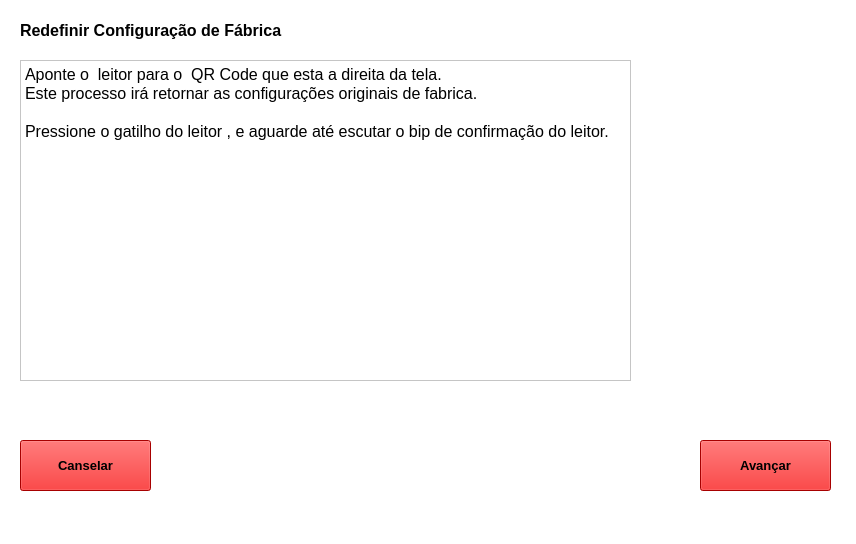
<?xml version="1.0" encoding="UTF-8"?>
<ui version="4.0">
 <class>Leitor</class>
 <widget class="QMainWindow" name="Leitor">
  <property name="geometry">
   <rect>
    <x>0</x>
    <y>0</y>
    <width>856</width>
    <height>544</height>
   </rect>
  </property>
  <property name="windowTitle">
   <string>MainWindow</string>
  </property>
  <property name="styleSheet">
   <string notr="true">background-color: rgb(255, 255, 255);</string>
  </property>
  <widget class="QWidget" name="centralwidget">
   <widget class="QTextBrowser" name="textBrowser">
    <property name="geometry">
     <rect>
      <x>20</x>
      <y>60</y>
      <width>611</width>
      <height>321</height>
     </rect>
    </property>
    <property name="html">
     <string>&lt;!DOCTYPE HTML PUBLIC &quot;-//W3C//DTD HTML 4.0//EN&quot; &quot;http://www.w3.org/TR/REC-html40/strict.dtd&quot;&gt;
&lt;html&gt;&lt;head&gt;&lt;meta name=&quot;qrichtext&quot; content=&quot;1&quot; /&gt;&lt;style type=&quot;text/css&quot;&gt;
p, li { white-space: pre-wrap; }
&lt;/style&gt;&lt;/head&gt;&lt;body style=&quot; font-family:'MS Shell Dlg 2'; font-size:7.8pt; font-weight:400; font-style:normal;&quot;&gt;
&lt;p style=&quot; margin-top:0px; margin-bottom:0px; margin-left:0px; margin-right:0px; -qt-block-indent:0; text-indent:0px;&quot;&gt;&lt;span style=&quot; font-size:12pt;&quot;&gt;Aponte o  leitor para o  QR Code que esta a direita da tela. &lt;/span&gt;&lt;/p&gt;
&lt;p style=&quot; margin-top:0px; margin-bottom:0px; margin-left:0px; margin-right:0px; -qt-block-indent:0; text-indent:0px;&quot;&gt;&lt;span style=&quot; font-size:12pt;&quot;&gt;Este processo irá retornar as configurações originais de fabrica.&lt;/span&gt;&lt;/p&gt;
&lt;p style=&quot;-qt-paragraph-type:empty; margin-top:0px; margin-bottom:0px; margin-left:0px; margin-right:0px; -qt-block-indent:0; text-indent:0px; font-size:12pt;&quot;&gt;&lt;br /&gt;&lt;/p&gt;
&lt;p style=&quot; margin-top:0px; margin-bottom:0px; margin-left:0px; margin-right:0px; -qt-block-indent:0; text-indent:0px;&quot;&gt;&lt;span style=&quot; font-size:12pt;&quot;&gt;Pressione o gatilho do leitor , e aguarde até escutar o bip de confirmação do leitor.&lt;/span&gt;&lt;/p&gt;
&lt;p style=&quot;-qt-paragraph-type:empty; margin-top:0px; margin-bottom:0px; margin-left:0px; margin-right:0px; -qt-block-indent:0; text-indent:0px;&quot;&gt;&lt;br /&gt;&lt;/p&gt;&lt;/body&gt;&lt;/html&gt;</string>
    </property>
   </widget>
   <widget class="QLabel" name="label">
    <property name="geometry">
     <rect>
      <x>640</x>
      <y>30</y>
      <width>191</width>
      <height>281</height>
     </rect>
    </property>
    <property name="styleSheet">
     <string notr="true">image: url(:/DATALOGIC/DataLogic/Reset.jpg);</string>
    </property>
    <property name="text">
     <string>&lt;html&gt;&lt;head/&gt;&lt;body&gt;&lt;p&gt;&lt;br/&gt;&lt;/p&gt;&lt;/body&gt;&lt;/html&gt;</string>
    </property>
   </widget>
   <widget class="QLabel" name="label_2">
    <property name="geometry">
     <rect>
      <x>20</x>
      <y>15</y>
      <width>371</width>
      <height>31</height>
     </rect>
    </property>
    <property name="font">
     <font>
      <pointsize>10</pointsize>
      <weight>75</weight>
      <bold>true</bold>
     </font>
    </property>
    <property name="text">
     <string>&lt;html&gt;&lt;head/&gt;&lt;body&gt;&lt;p&gt;&lt;span style=&quot; font-size:12pt;&quot;&gt;Redefinir Configuração de Fábrica&lt;/span&gt;&lt;/p&gt;&lt;/body&gt;&lt;/html&gt;</string>
    </property>
   </widget>
   <widget class="QPushButton" name="pushButton">
    <property name="geometry">
     <rect>
      <x>20</x>
      <y>440</y>
      <width>131</width>
      <height>51</height>
     </rect>
    </property>
    <property name="font">
     <font>
      <pointsize>10</pointsize>
      <weight>75</weight>
      <bold>true</bold>
     </font>
    </property>
    <property name="styleSheet">
     <string notr="true">background-color: rgb(234, 0, 0);</string>
    </property>
    <property name="text">
     <string>Canselar</string>
    </property>
   </widget>
   <widget class="QPushButton" name="pushButton_2">
    <property name="geometry">
     <rect>
      <x>700</x>
      <y>440</y>
      <width>131</width>
      <height>51</height>
     </rect>
    </property>
    <property name="font">
     <font>
      <pointsize>10</pointsize>
      <weight>75</weight>
      <bold>true</bold>
     </font>
    </property>
    <property name="styleSheet">
     <string notr="true">background-color: rgb(234, 0, 0);</string>
    </property>
    <property name="text">
     <string>Avançar</string>
    </property>
   </widget>
  </widget>
  <widget class="QMenuBar" name="menubar">
   <property name="geometry">
    <rect>
     <x>0</x>
     <y>0</y>
     <width>856</width>
     <height>26</height>
    </rect>
   </property>
  </widget>
  <widget class="QStatusBar" name="statusbar"/>
 </widget>
 <resources>
  <include location="logo.qrc"/>
 </resources>
 <connections/>
</ui>
